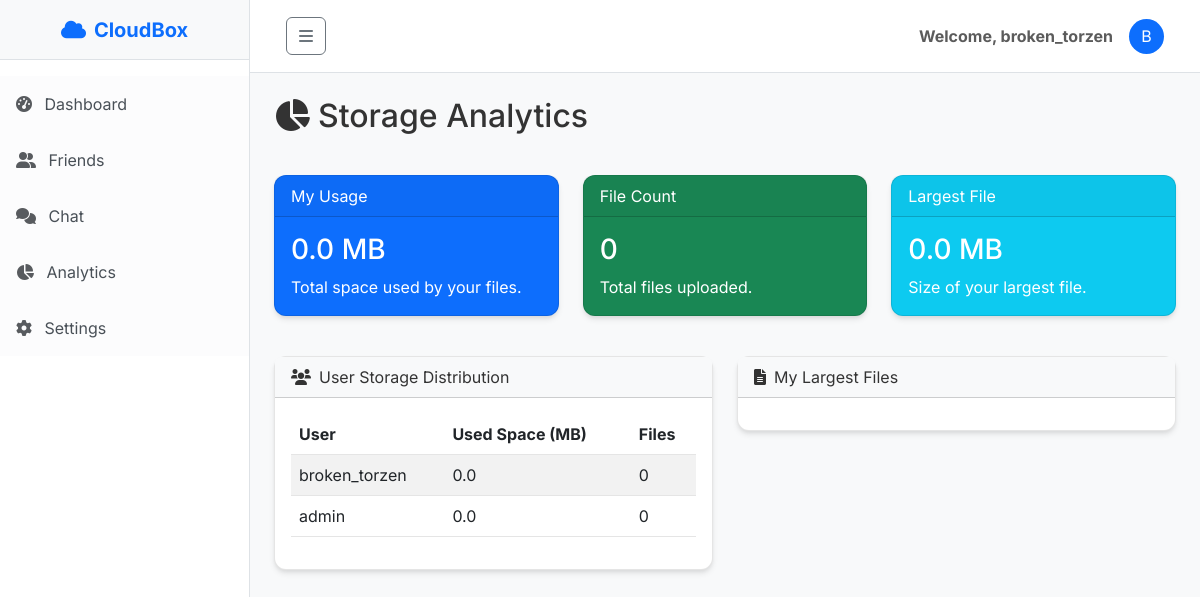
The app's page /analytics (signed in) with its own data.
### models.py (models this page shows)
class User(UserMixin, db.Model):
    id = db.Column(db.Integer, primary_key=True)
    username = db.Column(db.String(80), unique=True, nullable=False)
    password_hash = db.Column(db.String(120), nullable=False)
    is_admin = db.Column(db.Boolean, default=False)
    storage_limit = db.Column(db.Integer, default=5120) # Default 5GB
    files = db.relationship('File', backref='owner', lazy=True)
    permissions = db.relationship('Permission', backref='user', lazy=True)

### routes.py (the view)
@main.route('/analytics')
@login_required
def analytics():
    my_files = File.query.filter_by(owner_id=current_user.id, is_folder=False).all()
    my_usage = sum(f.size for f in my_files)
    my_file_count = len(my_files)
    largest_file_size = max([f.size for f in my_files]) if my_files else 0
    largest_files = sorted(my_files, key=lambda x: x.size, reverse=True)[:5]
    users = User.query.all()
    user_stats = []
    for u in users:
        u_files = File.query.filter_by(owner_id=u.id, is_folder=False).all()
        u_size = sum(f.size for f in u_files)
        u_count = len(u_files)
        user_stats.append({
            'username': u.username,
            'total_size': u_size,
            'file_count': u_count
        })
    return render_template('analytics.html',
                           my_usage=my_usage,
                           my_file_count=my_file_count,
                           largest_file_size=largest_file_size,
                           largest_files=largest_files,
                           user_stats=user_stats)

### app.py (called while the page is built)
@login_manager.user_loader
def load_user(user_id):
    return User.query.get(int(user_id))

@app.context_processor
def inject_storage_usage():
    if current_user.is_authenticated:
        my_files = File.query.filter_by(owner_id=current_user.id, is_folder=False).all()
        used_bytes = sum(f.size for f in my_files)
        used_mb = round(used_bytes / (1024 * 1024), 2)
        limit_mb = getattr(current_user, 'storage_limit', 5120)
        percentage = round((used_mb / limit_mb) * 100, 1) if limit_mb > 0 else 100
        return dict(storage_used=used_mb, storage_limit=limit_mb, storage_percent=percentage)
    return dict(storage_used=0, storage_limit=5120, storage_percent=0)

### templates/analytics.html (shortened to what this page needs)
{% extends "base.html" %}
{% block content %}
<div class="row mb-4">
    <div class="col-12">
        <h2 class="mb-3"><i class="fas fa-chart-pie me-2"></i>Storage Analytics</h2>
    </div>
</div>
<div class="row mb-4">
    <div class="col-md-4">
        <div class="card text-white bg-primary mb-3">
            <div class="card-header">My Usage</div>
            <div class="card-body">
                <h3 class="card-title">{{ (my_usage / 1024 / 1024)|round(2) }} MB</h3>
                <p class="card-text">Total space used by your files.</p>
            </div>
        </div>
    </div>
    <div class="col-md-4">
        <div class="card text-white bg-success mb-3">
            <div class="card-header">File Count</div>
            <div class="card-body">
                <h3 class="card-title">{{ my_file_count }}</h3>
                <p class="card-text">Total files uploaded.</p>
            </div>
        </div>
    </div>
    <div class="col-md-4">
        <div class="card text-white bg-info mb-3">
            <div class="card-header">Largest File</div>
            <div class="card-body">
                <h3 class="card-title">{{ (largest_file_size / 1024 / 1024)|round(2) }} MB</h3>
                <p class="card-text">Size of your largest file.</p>
            </div>
        </div>
    </div>
</div>
<div class="row">
    <div class="col-md-6">
        <div class="card">
            <div class="card-header bg-light">
                <i class="fas fa-users me-2"></i>User Storage Distribution
            </div>
            <div class="card-body">
                <table class="table table-striped">
                    <thead>
                        <tr>
                            <th>User</th>
                            <th>Used Space (MB)</th>
                            <th>Files</th>
                        </tr>
                    </thead>
                    <tbody>
                        {% for stat in user_stats %}
                        <tr>
                            <td>{{ stat.username }}</td>
                            <td>{{ (stat.total_size / 1024 / 1024)|round(2) }}</td>
                            <td>{{ stat.file_count }}</td>
                        </tr>
                        {% endfor %}
                    </tbody>
                </table>
            </div>
        </div>
    </div>
    <div class="col-md-6">
        <div class="card">
            <div class="card-header bg-light">
                <i class="fas fa-file-alt me-2"></i>My Largest Files
            </div>
            <div class="card-body">
            </div>
        </div>
    </div>
</div>
{% endblock %}

### templates/base.html (shortened to what this page needs)
<!DOCTYPE html>
<html lang="en">
<head>
    <link href="https://cdn.jsdelivr.net/npm/bootstrap@5.3.0/dist/css/bootstrap.min.css" rel="stylesheet">
    <link rel="stylesheet" href="https://cdnjs.cloudflare.com/ajax/libs/font-awesome/6.0.0/css/all.min.css">
    <link rel="stylesheet" href="{{ url_for('static', filename='style.css') }}">
</head>
<body>
    <div class="d-flex" id="wrapper">
        <div class="border-end bg-white" id="sidebar-wrapper" style="min-width: 250px; min-height: 100vh;">
            <div class="sidebar-heading border-bottom bg-light d-flex align-items-center justify-content-center"
                style="height: 60px;">
                <a class="text-decoration-none fw-bold text-primary fs-5" href="{{ url_for('main.dashboard') }}">
                    <i class="fas fa-cloud me-2"></i>CloudBox
                </a>
            </div>
            <div class="list-group list-group-flush pt-3">
                <a class="list-group-item list-group-item-action list-group-item-light p-3 border-0"
                    href="{{ url_for('main.dashboard') }}">
                    <i class="fas fa-tachometer-alt me-2 text-muted"></i> Dashboard
                </a>
                <a class="list-group-item list-group-item-action list-group-item-light p-3 border-0"
                    href="{{ url_for('main.friends') }}">
                    <i class="fas fa-user-friends me-2 text-muted"></i> Friends
                </a>
                <a class="list-group-item list-group-item-action list-group-item-light p-3 border-0"
                    href="{{ url_for('chat.chat_view') }}">
                    <i class="fas fa-comments me-2 text-muted"></i> Chat
                </a>
                <a class="list-group-item list-group-item-action list-group-item-light p-3 border-0"
                    href="{{ url_for('main.analytics') }}">
                    <i class="fas fa-chart-pie me-2 text-muted"></i> Analytics
                </a>
                <a class="list-group-item list-group-item-action list-group-item-light p-3 border-0 pointer"
                    data-bs-toggle="modal" data-bs-target="#settingsModal">
                    <i class="fas fa-cog me-2 text-muted"></i> Settings
                </a>
            </div>
        </div>
        <div id="page-content-wrapper" class="w-100 bg-light">
            <nav class="navbar navbar-expand-lg navbar-light bg-white border-bottom py-3 px-4">
                <div class="container-fluid">
                    <button class="btn btn-outline-secondary" id="sidebarToggle"><i class="fas fa-bars"></i></button>
                    <div class="collapse navbar-collapse" id="navbarSupportedContent">
                        <ul class="navbar-nav ms-auto mt-2 mt-lg-0 align-items-center">
                            {% if current_user.is_authenticated %}
                            <li class="nav-item">
                                <span class="nav-link text-dark fw-bold">Welcome, {{ current_user.username }}</span>
                            </li>
                            <li class="nav-item ms-2">
                                <div class="avatar-placeholder bg-primary text-white rounded-circle d-flex align-items-center justify-content-center"
                                    style="width: 35px; height: 35px;">
                                    {{ current_user.username[0].upper() }}
                                </div>
                            </li>
                            {% else %}
                            <li class="nav-item">
                                <a class="nav-link btn btn-primary text-white px-3"
                                    href="{{ url_for('auth.login') }}">Login</a>
                            </li>
                            {% endif %}
                        </ul>
                    </div>
                </div>
            </nav>
            <div class="container-fluid p-4">
                {% block content %}{% endblock %}
            </div>
        </div>
    </div>
</body>
</html>

### static/style.css (style rules this page uses)
:root { --primary-color: #4a90e2; --secondary-color: #2c3e50; --background-light: #f8f9fa; --text-dark: #333; --card-bg: #fff; --border-color: rgba(0, 0, 0, 0.1); --input-bg: #fff; --input-border: #ced4da; --input-text: #495057; }
body { font-family: 'Inter', -apple-system, BlinkMacSystemFont, "Segoe UI", Roboto, "Helvetica Neue", Arial, sans-serif; background-color: var(--background-light); color: var(--text-dark); transition: background-color 0.3s ease, color 0.3s ease; }
.card { border: 1px solid var(--border-color); box-shadow: 0 4px 6px -1px rgba(0, 0, 0, 0.1), 0 2px 4px -1px rgba(0, 0, 0, 0.06); border-radius: 12px; background-color: var(--card-bg); color: var(--text-dark); }
.navbar { background-color: var(--card-bg) !important; border-bottom: 1px solid var(--border-color); box-shadow: none; }
.nav-link { color: var(--text-dark) !important; opacity: 0.8; transition: opacity 0.2s; }
.table { color: var(--text-dark); border-color: var(--border-color); }
#wrapper { overflow-x: hidden; }
#sidebar-wrapper { min-height: 100vh; margin-left: -250px; transition: margin 0.25s ease-out; }
#sidebar-wrapper .sidebar-heading { padding: 0.875rem 1.25rem; font-size: 1.2rem; }
@media (min-width: 768px) { #sidebar-wrapper { margin-left: 0; } }

### records on screen
User: username "broken_torzen", username "B", total_size "0.0", file_count "0"
User: username "admin", total_size "0.0", file_count "0"

### other values on screen
{{ (my_usage / 1024 / 1024)|round(2) }} "0.0"
{{ my_file_count }} "0"
{{ (largest_file_size / 1024 / 1024)|round(2) }} "0.0"
